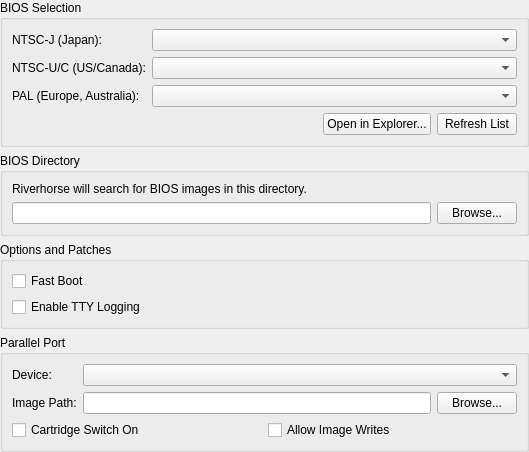
<?xml version="1.0" encoding="UTF-8"?>
<ui version="4.0">
 <class>BIOSSettingsWidget</class>
 <widget class="QWidget" name="BIOSSettingsWidget">
  <property name="geometry">
   <rect>
    <x>0</x>
    <y>0</y>
    <width>529</width>
    <height>330</height>
   </rect>
  </property>
  <layout class="QVBoxLayout" name="mainLayout">
   <property name="leftMargin">
    <number>0</number>
   </property>
   <property name="topMargin">
    <number>0</number>
   </property>
   <property name="rightMargin">
    <number>0</number>
   </property>
   <property name="bottomMargin">
    <number>0</number>
   </property>
   <item>
    <widget class="QGroupBox" name="groupBox">
     <property name="title">
      <string>BIOS Selection</string>
     </property>
     <layout class="QGridLayout" name="gridLayout">
      <item row="0" column="1">
       <widget class="QComboBox" name="imageNTSCJ">
        <property name="sizePolicy">
         <sizepolicy hsizetype="Expanding" vsizetype="Fixed">
          <horstretch>0</horstretch>
          <verstretch>0</verstretch>
         </sizepolicy>
        </property>
       </widget>
      </item>
      <item row="2" column="0">
       <widget class="QLabel" name="label_5">
        <property name="text">
         <string>PAL (Europe, Australia):</string>
        </property>
       </widget>
      </item>
      <item row="0" column="0">
       <widget class="QLabel" name="label">
        <property name="text">
         <string>NTSC-J (Japan):</string>
        </property>
       </widget>
      </item>
      <item row="1" column="0">
       <widget class="QLabel" name="label_2">
        <property name="text">
         <string>NTSC-U/C (US/Canada):</string>
        </property>
       </widget>
      </item>
      <item row="2" column="1">
       <widget class="QComboBox" name="imagePAL">
        <property name="sizePolicy">
         <sizepolicy hsizetype="Expanding" vsizetype="Fixed">
          <horstretch>0</horstretch>
          <verstretch>0</verstretch>
         </sizepolicy>
        </property>
       </widget>
      </item>
      <item row="1" column="1">
       <widget class="QComboBox" name="imageNTSCU">
        <property name="sizePolicy">
         <sizepolicy hsizetype="Expanding" vsizetype="Fixed">
          <horstretch>0</horstretch>
          <verstretch>0</verstretch>
         </sizepolicy>
        </property>
       </widget>
      </item>
      <item row="3" column="1">
       <layout class="QHBoxLayout" name="horizontalLayout_2">
        <item>
         <spacer name="horizontalSpacer">
          <property name="orientation">
           <enum>Qt::Horizontal</enum>
          </property>
          <property name="sizeHint" stdset="0">
           <size>
            <width>40</width>
            <height>20</height>
           </size>
          </property>
         </spacer>
        </item>
        <item>
         <widget class="QPushButton" name="openSearchDirectory">
          <property name="text">
           <string>Open in Explorer...</string>
          </property>
         </widget>
        </item>
        <item>
         <widget class="QPushButton" name="refresh">
          <property name="text">
           <string>Refresh List</string>
          </property>
         </widget>
        </item>
       </layout>
      </item>
     </layout>
    </widget>
   </item>
   <item>
    <widget class="QGroupBox" name="directoryGroupBox">
     <property name="title">
      <string>BIOS Directory</string>
     </property>
     <layout class="QGridLayout" name="directoryGroupBoxLayout">
      <item row="0" column="0" colspan="2">
       <widget class="QLabel" name="directoryGroupBoxLabel">
        <property name="text">
         <string>Riverhorse will search for BIOS images in this directory.</string>
        </property>
        <property name="wordWrap">
         <bool>true</bool>
        </property>
       </widget>
      </item>
      <item row="1" column="0" colspan="2">
       <layout class="QHBoxLayout" name="directoryGroupBoxHorizontalLayout">
        <item>
         <widget class="QLineEdit" name="searchDirectory"/>
        </item>
        <item>
         <widget class="QPushButton" name="browseSearchDirectory">
          <property name="text">
           <string>Browse...</string>
          </property>
         </widget>
        </item>
       </layout>
      </item>
     </layout>
    </widget>
   </item>
   <item>
    <widget class="QGroupBox" name="groupBox_2">
     <property name="title">
      <string>Options and Patches</string>
     </property>
     <layout class="QVBoxLayout" name="verticalLayout">
      <item>
       <widget class="QCheckBox" name="fastBoot">
        <property name="text">
         <string>Fast Boot</string>
        </property>
       </widget>
      </item>
      <item>
       <widget class="QCheckBox" name="enableTTYLogging">
        <property name="text">
         <string>Enable TTY Logging</string>
        </property>
       </widget>
      </item>
     </layout>
    </widget>
   </item>
   <item>
    <widget class="QGroupBox" name="parallelPortGroupBox">
     <property name="title">
      <string>Parallel Port</string>
     </property>
     <layout class="QFormLayout" name="parallelPortLayout">
      <item row="0" column="0">
       <widget class="QLabel" name="parallelPortDeviceLabel">
        <property name="text">
         <string>Device:</string>
        </property>
       </widget>
      </item>
      <item row="0" column="1">
       <widget class="QComboBox" name="parallelPortDevice"/>
      </item>
      <item row="1" column="0">
       <widget class="QLabel" name="parallelPortImagePathLabel">
        <property name="text">
         <string>Image Path:</string>
        </property>
       </widget>
      </item>
      <item row="1" column="1">
       <layout class="QHBoxLayout" name="parallelPortImagePathLayout">
        <item>
         <widget class="QLineEdit" name="parallelPortImagePath"/>
        </item>
        <item>
         <widget class="QPushButton" name="parallelPortImagePathBrowse">
          <property name="text">
           <string>Browse...</string>
          </property>
         </widget>
        </item>
       </layout>
      </item>
      <item row="2" column="0" colspan="2">
       <layout class="QHBoxLayout" name="parallelPortOptionsLayout">
        <item>
         <widget class="QCheckBox" name="parallelPortSwitchOn">
          <property name="text">
           <string>Cartridge Switch On</string>
          </property>
         </widget>
        </item>
        <item>
         <widget class="QCheckBox" name="parallelPortImageWrites">
          <property name="text">
           <string>Allow Image Writes</string>
          </property>
         </widget>
        </item>
       </layout>
      </item>
     </layout>
    </widget>
   </item>
   <item>
    <spacer name="verticalSpacer">
     <property name="orientation">
      <enum>Qt::Vertical</enum>
     </property>
     <property name="sizeHint" stdset="0">
      <size>
       <width>20</width>
       <height>40</height>
      </size>
     </property>
    </spacer>
   </item>
  </layout>
 </widget>
 <resources/>
 <connections/>
</ui>
